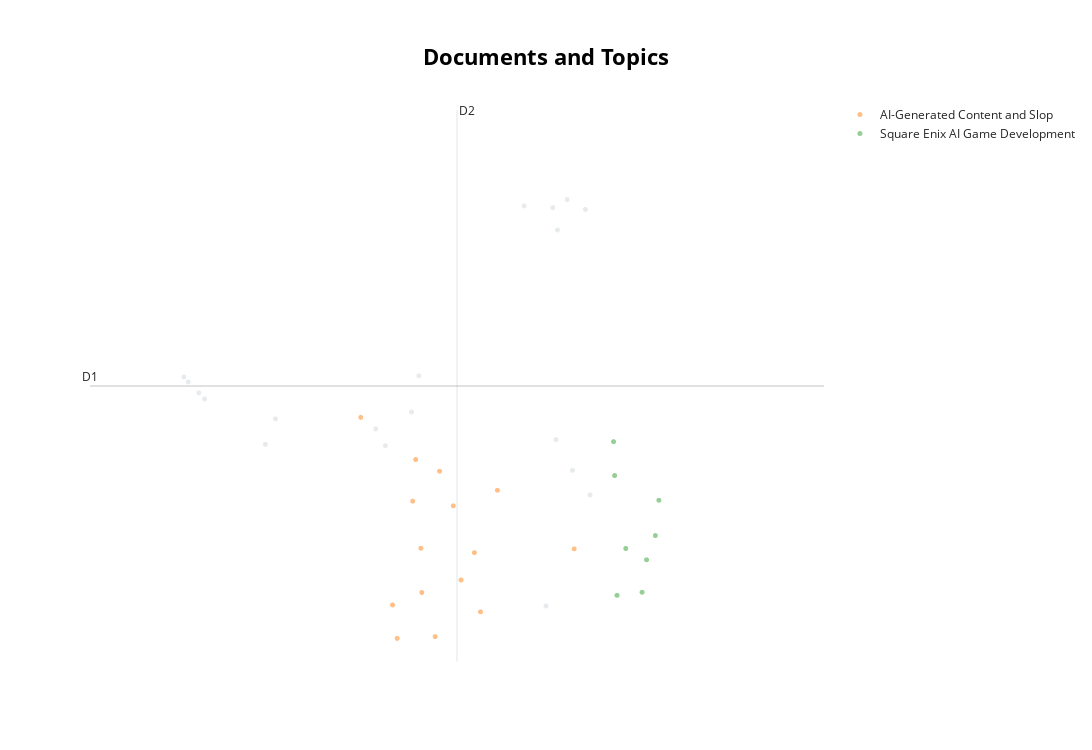

The notebook cell saved with this chart:
### Code cell
# We can also hide the annotation to have a more clear overview of the topics
topic_model.visualize_documents(
    df['title'].tolist(),
    reduced_embeddings=reduced_embeddings,
    custom_labels=True,
    hide_annotations=True,
)

### Figure 1 — Plotly figure (JSON) as saved in the notebook; plotly's stock layout.template omitted (floating-point values rounded to 4 significant figures)
{"data": [{"hoverinfo": "text", "hovertext": ["“Willy’s Chocolate Experience” Nightmare: What Went Wrong?", "Coca-Cola causes controversy with AI-generated ad", "The Slop Candidate", "Willy Wonka event leaves bitter taste thanks to AI adverts", "Coca-Cola’s Holiday Ads Trade the ‘Real Thing’ for Generative A.I.", "AI slop: what Labour, Spotify and Coca-Cola can teach us in 2025", "Dublin: Halloween parade listing 'mistake' says website owner", "All Trick, No Treat: Dublin Crowds Turn Up for Halloween Parade That Wasn’t", "Call Of Duty Discloses AI Slop After Months Of Players Complaining", "Chaos in Dublin as thousands turn up for AI ‘hoax’ Halloween parade that didn’t exist", "Opinion | How Long Will A.I.’s ‘Slop’ Era Last?", "Call of Duty Fans Give Black Ops 6's Zombie Santa Loading Screen the Finger Amid 'AI Slop' Backlash - IGN", "All trick no treat - “Hoax” Halloween parade draws big crowds to Dublin’s O’Connell St", "Coca-Cola's New AI-Generated Holiday Ad Slammed as 'Soulless' and 'Embarrassing': 'This Is Such Slop' - IGN", "Why Brands Are Embracing 'Italian Brainrot' to Go Viral on TikTok and Win Over Gen Z", "I’m Running Out of Ways to Explain How Bad This Is", "The Guy Behind the Fake AI Halloween Parade Listing Says You’ve Got It All Wrong", "The MAGA Aesthetic Is AI Slop", null], "marker": {"color": "#CFD8DC", "opacity": 0.5, "size": 5}, "mode": "markers+text", "name": "other", "showlegend": false, "type": "scattergl", "x": [7.342, 10.23, 8.367, 9.886, 10.18, 10.51, 6.617, 6.405, 10.56, 6.558, 10.11, 10.38, 6.449, 10.33, 10.21, 8.733, 7.239, 8.466, 8.809], "y": [3.577, 5.381, 3.481, 5.612, 5.595, 5.578, 3.766, 3.977, 2.85, 3.826, 1.79, 3.085, 3.93, 5.672, 3.379, 3.643, 3.334, 3.321, 3.989]}, {"hoverinfo": "text", "hovertext": ["AI slop - Wikipedia", "Spam, junk … slop? The latest wave of AI behind the ‘zombie internet’", "Where Facebook's AI Slop Comes From", "Why doesn't Facebook just ban AI slop like Shrimp Jesus?", "Slop is the new name for unwanted AI-generated content", "Hurricane Helene and the ‘Fuck It’ Era of AI-Generated Slop", "‘Side job, self-employed, high-paid’: behind the AI slop flooding TikTok and Facebook", "First Came ‘Spam.’ Now, With A.I., We’ve Got ‘Slop’", "How Businesses Can Avoid AI Slop | Entrepreneur", "Why the internet is filling up with nonsense ‘AI slop’", "Paramount skips voice actors, opting for shockingly bad AI slop in 'Novocaine' film promo", "How did Donald Trump end up posting Taylor Swift deepfakes?", "Drowning in Slop", "Facebook’s Twisted Incentives Created Its AI Slop Era", "AI-Generated Slop Is Already In Your Public Library"], "marker": {"opacity": 0.5, "size": 5}, "mode": "markers+text", "name": "AI-Generated Content and Slop", "text": ["", "", "", "", "", "", "", "", "", "", "", "", "", "", ""], "textfont": {"size": 12}, "type": "scattergl", "x": [9.439, 8.838, 9.02, 8.745, 8.539, 8.776, 9.612, 8.587, 9.24, 8.829, 10.4, 8.214, 8.975, 9.161, 9.377], "y": [1.734, 1.919, 3.077, 2.791, 1.799, 3.188, 2.895, 1.48, 2.038, 2.341, 2.335, 3.591, 1.497, 2.746, 2.299]}, {"hoverinfo": "text", "hovertext": ["Square Enix says it used AI art in upcoming Foamstars game", "Angry Birds Block Quest: Rovio's latest title in the franchise has soft-launched for Android in the US", "PlayStation Exclusive Foamstars Has AI-Generated Art, Square Enix Confirms - IGN", "Activision Reportedly Sold an AI-Generated Call of Duty: Modern Warfare 3 Cosmetic - IGN", "Square Enix President States the Company Will Be 'Aggressive in Applying AI' - IGN", "Activision \"AI slop\" Guitar Hero advert is market research for a fake game that doesn't exist and maybe never will", "Square Enix \"dabbled\" with AI technology for Foamstars", "Square Enix intends to be \"aggressive in applying AI\", says CEO"], "marker": {"opacity": 0.5, "size": 5}, "mode": "markers+text", "name": "Square Enix AI Game Development", "text": ["", "", "", "", "", "", "", ""], "textfont": {"size": 12}, "type": "scattergl", "x": [10.92, 11.26, 11.23, 10.81, 10.84, 10.8, 11.14, 11.09], "y": [2.339, 2.799, 2.462, 3.035, 1.891, 3.359, 2.231, 1.921]}], "layout": {"annotations": [{"showarrow": false, "text": "D1", "x": 5.444, "y": 3.89, "yshift": 10}, {"showarrow": false, "text": "D2", "x": 9.199, "xshift": 10, "y": 6.523}], "height": 750, "shapes": [{"line": {"color": "#CFD8DC", "width": 2}, "type": "line", "x0": 9.199, "x1": 9.199, "y0": 1.258, "y1": 6.523}, {"line": {"color": "#9E9E9E", "width": 2}, "type": "line", "x0": 5.444, "x1": 12.95, "y0": 3.89, "y1": 3.89}], "title": {"font": {"color": "Black", "size": 22}, "text": "<b>Documents and Topics</b>", "x": 0.5, "xanchor": "center", "yanchor": "top"}, "width": 1200, "xaxis": {"visible": false}, "yaxis": {"visible": false}}}
